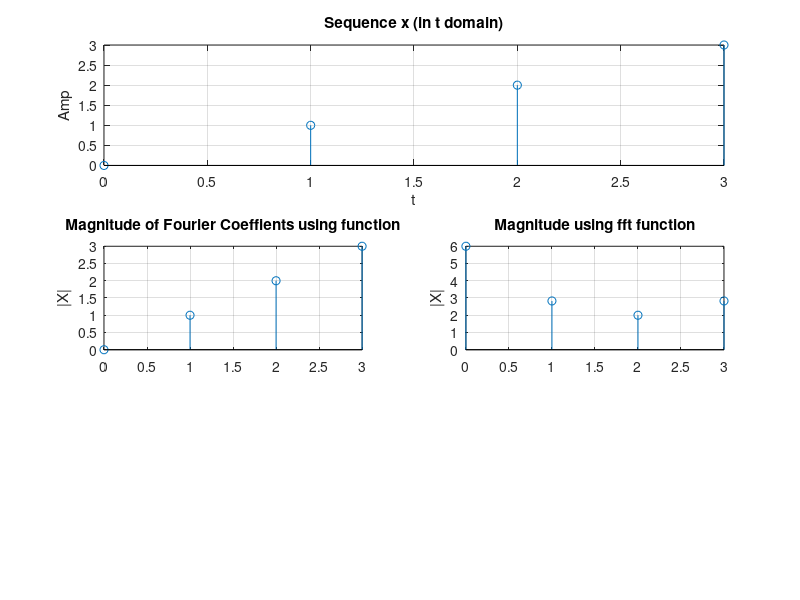

Reproduce this figure in MATLAB.
clear;
close all;
x=[0,1,2,3];
N=length(x);
w = 2*pi/N;
for k=1:N
    X(k)=0;
    for n=1:N
        X(k)=X(k)+x(n)*exp(-1j*w*(n-1)*(k-1)/N);
    end
end

f=0:N-1;
subplot(311)
stem(0:N-1,x)
title('Sequence x (in t domain)')
xlabel('t')
ylabel('Amp')
grid;

subplot(323)
stem(f,abs(x))
title('Magnitude of Fourier Coeffients using function')
ylabel('|X|')
grid;

subplot(324)
stem(f,abs(fft(x)))
title('Magnitude using fft function')
ylabel('|X|')
grid;
